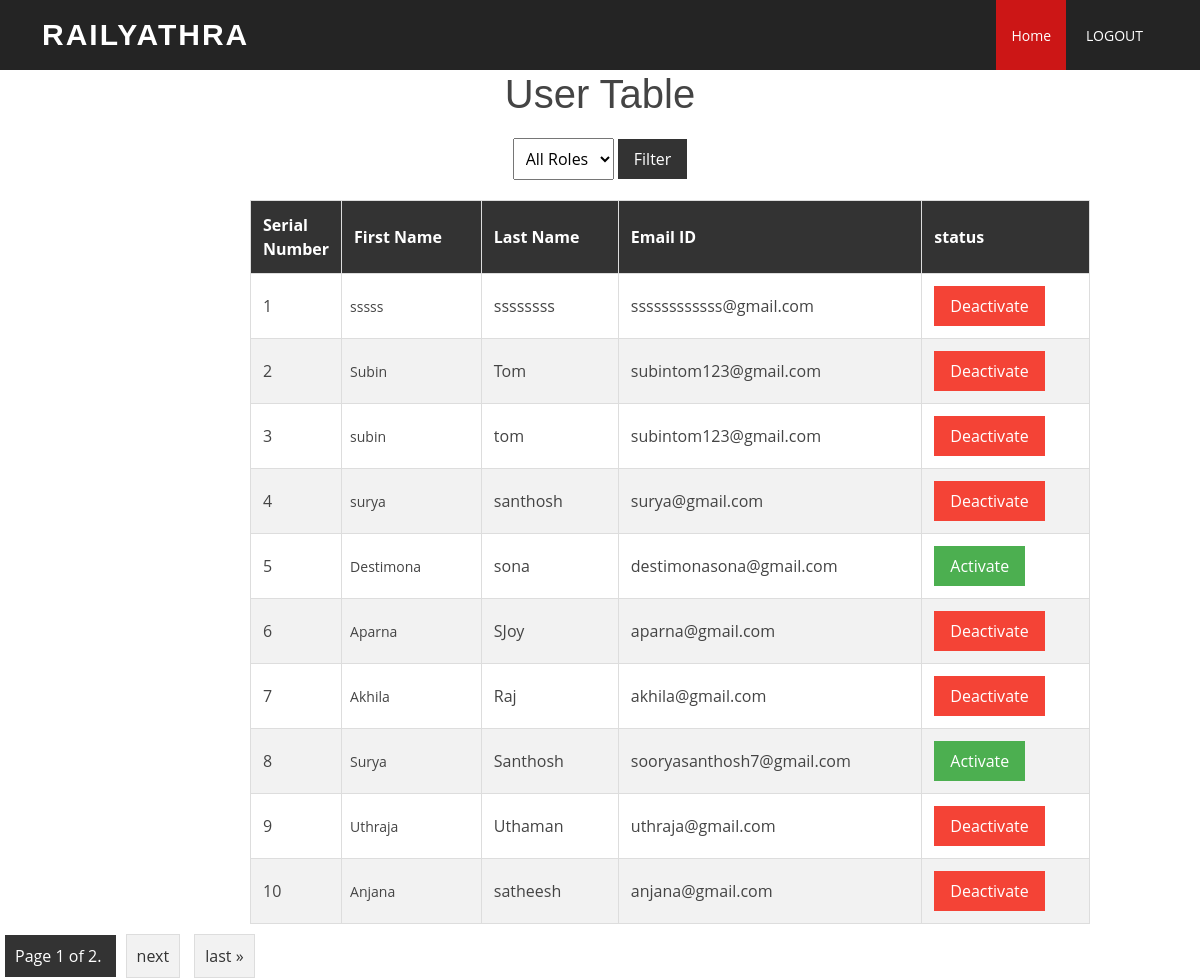
Page /userview/ on the earlier database version.
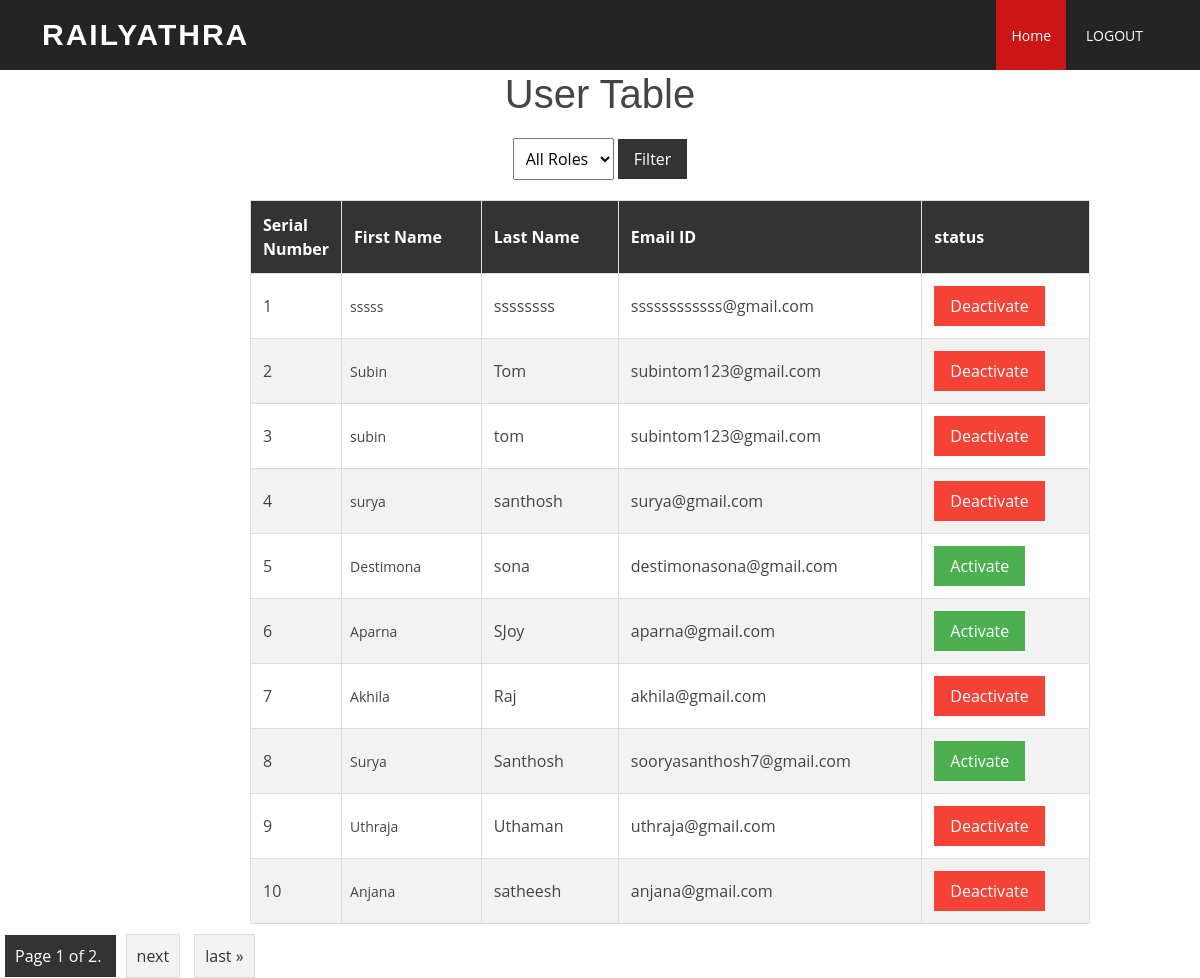
Same page on the later database version.
### myApp/models.py (models this page shows)
class User(AbstractUser):
    class Role(models.TextChoices):
        ADMIN="ADMIN",'ADMIN'
        USER="USER",'User'
    role = models.CharField(max_length=50,choices=Role.choices)

### myApp/views.py (the view)
# urls.py: path('userview/',views.userview,name='userview'),
def userview(request):
    role_filter = request.GET.get('role')
    users = User.objects.filter(~Q(is_superuser=True))  # Exclude superusers by default
    if role_filter:
        users = users.filter(role=role_filter)
    page = request.GET.get('page', 1)
    paginator = Paginator(users, 10)  # Change 10 to the number of users per page you want
    try:
        users = paginator.page(page)
    except PageNotAnInteger:
        users = paginator.page(1)
    except EmptyPage:
        users = paginator.page(paginator.num_pages)
    context = {'User_profiles': users, 'role_filter': role_filter}
    return render(request, 'userview.html', context)

### templates/userview.html (shortened to what this page needs)
{% load static %}
<!DOCTYPE html>
<html lang="en">
<head>
  <link href="{% static '/vendor/aos/aos.css' %}" rel="stylesheet">
  <link href="{% static '/vendor/bootstrap/css/bootstrap.min.css' %}" rel="stylesheet">
  <link href="{% static '/vendor/bootstrap-icons/bootstrap-icons.css' %}" rel="stylesheet">
  <link href="{% static '/vendor/boxicons/css/boxicons.min.css' %}" rel="stylesheet">
  <link href="{% static '/vendor/glightbox/css/glightbox.min.css' %}" rel="stylesheet">
  <link href="{% static '/vendor/swiper/swiper-bundle.min.css' %}" rel="stylesheet">
  <link href="{% static '/css/style.css' %}" rel="stylesheet">
  <link href="{% static '/css/style.css' %}" rel="stylesheet">
</head>
<body>
  <header id="header" class="d-flex align-items-center">
    <div class="container d-flex align-items-center justify-content-between">
      <h1 class="logo"><a href="index.html">RAILYATHRA</a></h1>
      <nav id="navbar" class="navbar">
        <ul>
          <li><a class="nav-link scrollto active" href="{% url 'dashboard' %}">Home</a></li>
          <li><a class="nav-link scrollto" href="{% url 'handlelogout' %}"  id= "logout-link" class="btn btn-primary">LOGOUT</a></li>
        </ul>
      </nav>
    </div>
  </header>
<div><center>
    <h1>User Table</h1></center>
    <form action="{% url 'userview' %}" method="GET">
    <div class="filter-container">
        <select id="roleFilter" name="role">
            <option value="">All Roles</option>
        </select>
        <button id="filterButton" type="submit">Filter</button>
    </form>
    </div>
    <table>
        <tr>
            <th>Serial Number</th>
            <th>First Name</th>
            <th>Last Name</th>
            <th>Email ID</th>
            <th>status</th>
        </tr>
        <tbody>
            {% for Users in User_profiles %}
                {% if not Users.is_superuser %}
                    <tr>
                        <td class="serial-number">{{ forloop.counter }}</td>
                        <td>{{ Users.first_name }}</td>
                        <td>{{ Users.last_name }}</td>
                        <td>{{ Users.email }}</td>
                        <td>{% if Users.is_active %}
                            <form method="post" action="{% url 'deactivate_user' Users.id %}">
                                <button type="submit" class="deactivate-button">Deactivate</button>
                            </form>
                        {% else %}
                            <form method="post" action="{% url 'activate_user' Users.id %}">
                                <button type="submit" class="activate-button">Activate</button>
                            </form>
                        {% endif %}
                        </td>
                    </tr>
                {% endif %}
            {% endfor %}
        </tbody>
    </table>
<div class="pagination">
    <span class="step-links">
        <span class="current">
            Page {{ User_profiles.number }} of {{ User_profiles.paginator.num_pages }}.
        </span>
        {% if User_profiles.has_next %}
            <a href="?page={{ User_profiles.next_page_number }}">next</a>
            <a href="?page={{ User_profiles.paginator.num_pages }}">last &raquo;</a>
        {% endif %}
    </span>
</div>

Differences in the rows shown:
changed User "SJoy": is_active "Deactivate" → "Activate"
